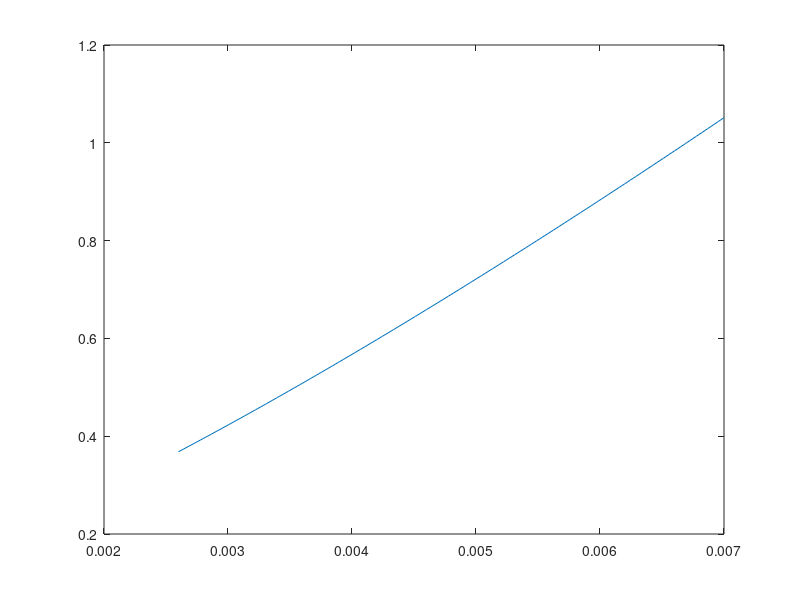

MATLAB code to generate this figure:
D=.0253;
D_f=0.041;
mf=0.5;
cf=4195;
rho=1000/1.027;
n=365e-06;
s=linspace(0.0026,0.007,100);
Y=zeros(length(s),1);
for i=1:length(s)
k_f=0.668;
Pr=23;
del=0.005;
del_t=0.002;
T_if=35;
T_o=300;
S_min=pi*D^2/4;
v_max=mf/(S_min*rho);
Re=rho*v_max*D/n;
A_T=pi*D*s(i);
A=(0.5*pi*(D_f^2-D^2))+pi*D_f*del+pi*D*s(i);
Nu_bar=0.3*(Re^0.625)*((A/A_T)^-0.375)*(Pr^0.333);
h_bar=Nu_bar*k_f/D;
A_t=pi*D*s(i);
A_f=(0.5*pi*(D_f*D_f-D*D))+pi*D_f*del;
psi=D/2*((D_f/D)-1)*(1+0.35*log(D_f/D));
nf= (tanh(sqrt(2*h_bar/(del*k_f))*psi))/(sqrt(2*h_bar/(del*k_f))*psi);
H=h_bar*(nf*A_f+A_t)/(mf*cf);    
delta_T_fluid= (T_if-T_o)*(1-exp(-H));


Y(i)=abs(delta_T_fluid);

end
plot(s,Y)